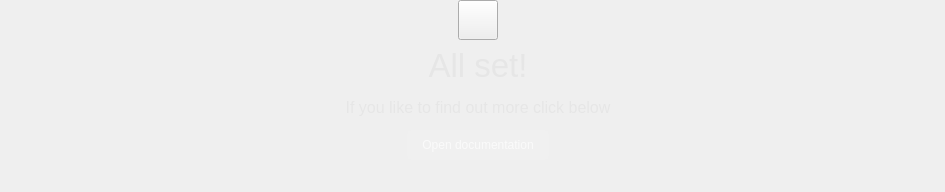
                   <widget class="QWidget" name="allSet">
                    <layout class="QGridLayout" name="gridLayout_9">
                     <property name="topMargin">
                      <number>0</number>
                     </property>
                     <property name="rightMargin">
                      <number>0</number>
                     </property>
                     <property name="bottomMargin">
                      <number>0</number>
                     </property>
                     <item row="0" column="0">
                      <spacer name="horizontalSpacer_10">
                       <property name="orientation">
                        <enum>Qt::Horizontal</enum>
                       </property>
                       <property name="sizeHint" stdset="0">
                        <size>
                         <width>217</width>
                         <height>20</height>
                        </size>
                       </property>
                      </spacer>
                     </item>
                     <item row="0" column="1">
                      <layout class="QVBoxLayout" name="verticalLayout_5">
                       <property name="spacing">
                        <number>0</number>
                       </property>
                       <item>
                        <layout class="QHBoxLayout" name="horizontalLayout_5">
                         <item>
                          <spacer name="horizontalSpacer_8">
                           <property name="orientation">
                            <enum>Qt::Horizontal</enum>
                           </property>
                           <property name="sizeHint" stdset="0">
                            <size>
                             <width>40</width>
                             <height>20</height>
                            </size>
                           </property>
                          </spacer>
                         </item>
                         <item>
                          <widget class="QPushButton" name="endStar">
                           <property name="minimumSize">
                            <size>
                             <width>40</width>
                             <height>40</height>
                            </size>
                           </property>
                           <property name="maximumSize">
                            <size>
                             <width>40</width>
                             <height>40</height>
                            </size>
                           </property>
                           <property name="styleSheet">
                            <string notr="true"/>
                           </property>
                           <property name="text">
                            <string/>
                           </property>
                           <property name="iconSize">
                            <size>
                             <width>40</width>
                             <height>40</height>
                            </size>
                           </property>
                          </widget>
                         </item>
                         <item>
                          <spacer name="horizontalSpacer_9">
                           <property name="orientation">
                            <enum>Qt::Horizontal</enum>
                           </property>
                           <property name="sizeHint" stdset="0">
                            <size>
                             <width>40</width>
                             <height>20</height>
                            </size>
                           </property>
                          </spacer>
                         </item>
                        </layout>
                       </item>
                       <item>
                        <widget class="QLabel" name="title_32">
                         <property name="sizePolicy">
                          <sizepolicy hsizetype="Minimum" vsizetype="Minimum">
                           <horstretch>0</horstretch>
                           <verstretch>0</verstretch>
                          </sizepolicy>
                         </property>
                         <property name="minimumSize">
                          <size>
                           <width>500</width>
                           <height>45</height>
                          </size>
                         </property>
                         <property name="maximumSize">
                          <size>
                           <width>1000</width>
                           <height>30</height>
                          </size>
                         </property>
                         <property name="font">
                          <font>
                           <pointsize>25</pointsize>
                          </font>
                         </property>
                         <property name="styleSheet">
                          <string notr="true">color: rgb(230, 230, 230);</string>
                         </property>
                         <property name="text">
                          <string>All set!</string>
                         </property>
                         <property name="alignment">
                          <set>Qt::AlignHCenter|Qt::AlignTop</set>
                         </property>
                        </widget>
                       </item>
                       <item>
                        <spacer name="verticalSpacer_18">
                         <property name="orientation">
                          <enum>Qt::Vertical</enum>
                         </property>
                         <property name="sizeType">
                          <enum>QSizePolicy::Minimum</enum>
                         </property>
                         <property name="sizeHint" stdset="0">
                          <size>
                           <width>20</width>
                           <height>10</height>
                          </size>
                         </property>
                        </spacer>
                       </item>
                       <item>
                        <widget class="QLabel" name="title_41">
                         <property name="sizePolicy">
                          <sizepolicy hsizetype="Minimum" vsizetype="Minimum">
                           <horstretch>0</horstretch>
                           <verstretch>0</verstretch>
                          </sizepolicy>
                         </property>
                         <property name="minimumSize">
                          <size>
                           <width>0</width>
                           <height>25</height>
                          </size>
                         </property>
                         <property name="maximumSize">
                          <size>
                           <width>16777215</width>
                           <height>25</height>
                          </size>
                         </property>
                         <property name="font">
                          <font>
                           <pointsize>12</pointsize>
                          </font>
                         </property>
                         <property name="styleSheet">
                          <string notr="true">color: rgb(230, 230, 230);</string>
                         </property>
                         <property name="text">
                          <string>If you like to find out more click below</string>
                         </property>
                         <property name="alignment">
                          <set>Qt::AlignCenter</set>
                         </property>
                        </widget>
                       </item>
                       <item>
                        <spacer name="verticalSpacer_10">
                         <property name="orientation">
                          <enum>Qt::Vertical</enum>
                         </property>
                         <property name="sizeType">
                          <enum>QSizePolicy::Minimum</enum>
                         </property>
                         <property name="sizeHint" stdset="0">
                          <size>
                           <width>20</width>
                           <height>10</height>
                          </size>
                         </property>
                        </spacer>
                       </item>
                       <item>
                        <layout class="QHBoxLayout" name="horizontalLayout_3">
                         <item>
                          <spacer name="horizontalSpacer_20">
                           <property name="orientation">
                            <enum>Qt::Horizontal</enum>
                           </property>
                           <property name="sizeHint" stdset="0">
                            <size>
                             <width>40</width>
                             <height>20</height>
                            </size>
                           </property>
                          </spacer>
                         </item>
                         <item>
                          <widget class="QPushButton" name="documentation_button">
                           <property name="minimumSize">
                            <size>
                             <width>100</width>
                             <height>30</height>
                            </size>
                           </property>
                           <property name="statusTip">
                            <string>Open the documention in the webbrowser</string>
                           </property>
                           <property name="styleSheet">
                            <string notr="true">QPushButton
{

background-color: rgb(250,250,250,30);
color: rgb(250, 250, 250);
border-radius: 5px;
padding-left: 15px;
padding-right: 15px;
}

QPushButton:hover
{

background-color: rgb(250,250,250,20);
}

QPushButton:pressed
{

background-color: rgb(0,0,0,30);
}</string>
                           </property>
                           <property name="text">
                            <string>Open documentation</string>
                           </property>
                          </widget>
                         </item>
                         <item>
                          <spacer name="horizontalSpacer_21">
                           <property name="orientation">
                            <enum>Qt::Horizontal</enum>
                           </property>
                           <property name="sizeHint" stdset="0">
                            <size>
                             <width>40</width>
                             <height>20</height>
                            </size>
                           </property>
                          </spacer>
                         </item>
                        </layout>
                       </item>
                      </layout>
                     </item>
                     <item row="0" column="2">
                      <spacer name="horizontalSpacer_11">
                       <property name="orientation">
                        <enum>Qt::Horizontal</enum>
                       </property>
                       <property name="sizeHint" stdset="0">
                        <size>
                         <width>217</width>
                         <height>20</height>
                        </size>
                       </property>
                      </spacer>
                     </item>
                     <item row="1" column="1">
                      <spacer name="verticalSpacer_7">
                       <property name="orientation">
                        <enum>Qt::Vertical</enum>
                       </property>
                       <property name="sizeHint" stdset="0">
                        <size>
                         <width>20</width>
                         <height>32</height>
                        </size>
                       </property>
                      </spacer>
                     </item>
                    </layout>
                   </widget>
